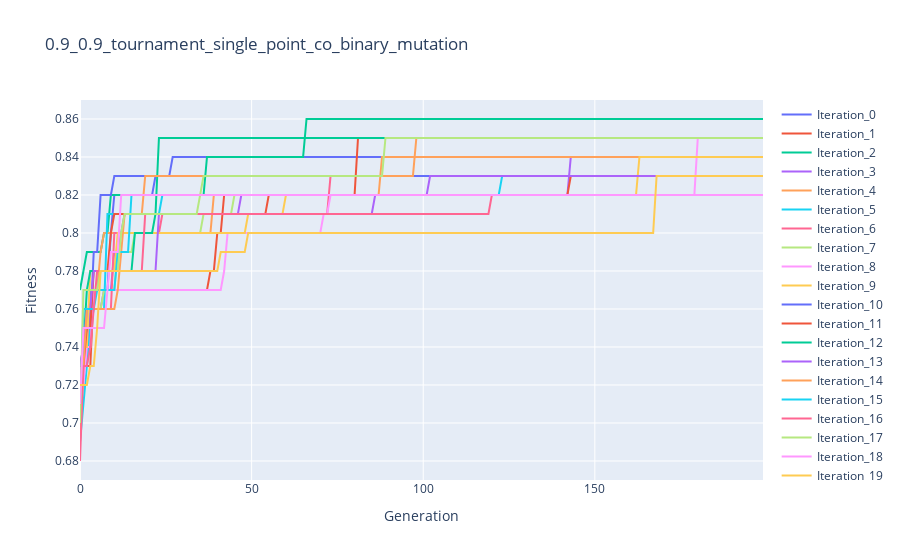
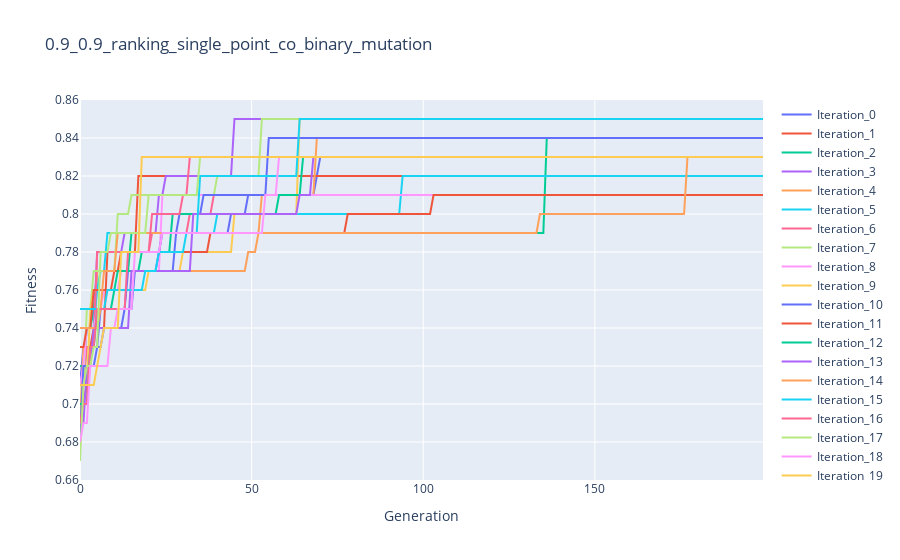
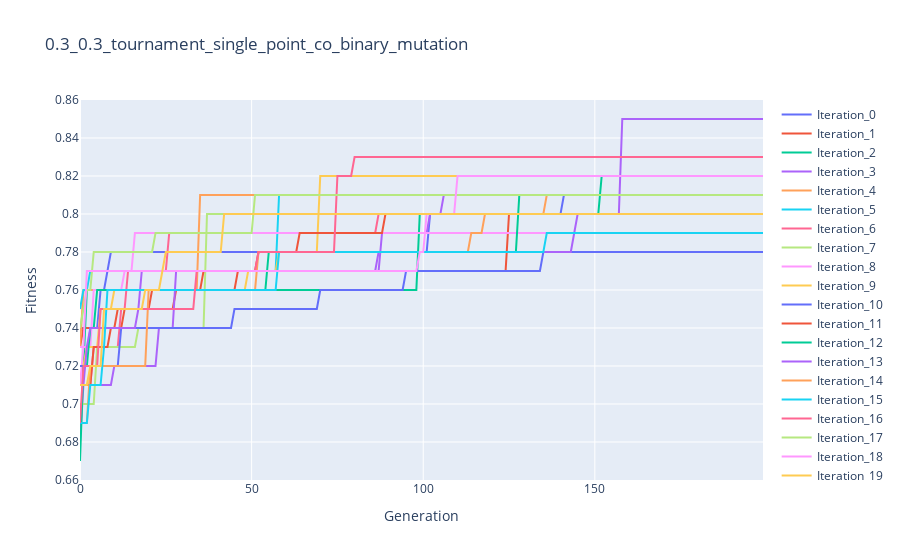
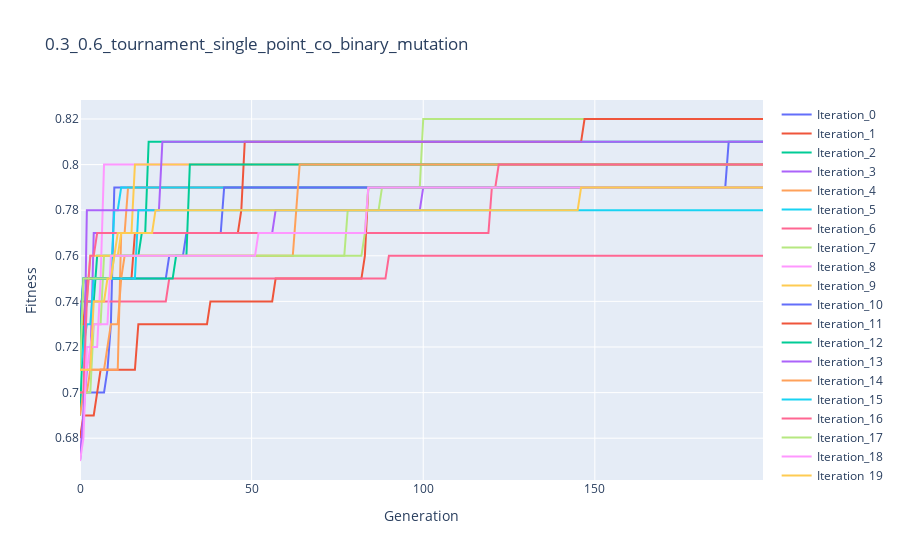

The code cell stored with these charts, in order, in its notebook:
### Code cell
import pandas as pd
import glob
import plotly.graph_objects as go
import numpy as np
import re

path = r'/Users/masha/Desktop/NOVA/Optimization/Project_CIfO/csvs_for_probability' # my path
all_files = glob.glob(path + "/*.csv")

di = dict()

for filename in all_files:
    one_one = pd.read_csv(filename)
    fig = go.Figure()
    for col in one_one.columns[1:]:

        name = re.split("/|\.csv",filename)[-2]     
        fig.add_trace(go.Scatter(x=one_one.index, y=one_one[col],
                        mode='lines',
                        name=col))
    fig.update_layout(
    title=name,
    xaxis_title="Generation",
    yaxis_title="Fitness")




    fig.show()
    #identify mean of the best fitness of the last generation for this combination
    the_mean = np.mean(one_one.iloc[-1].to_list()[1:])
    median_of_df = np.median(one_one.iloc[-1].to_list()[1:])


    a_list = list()
    b_list = list()
    for col in one_one.columns[1:]:
        a_list.append(one_one[col].idxmax())

    first_appearance = np.mean(a_list)
    print(f"The mean of this combination is: {round(the_mean,3)} and the mean of first appearance {first_appearance}")
    di[name] = [round(the_mean,3),round(median_of_df,3),first_appearance,]

### Figure 1 — Plotly figure (JSON) as saved in the notebook; plotly's stock layout.template omitted (floating-point values rounded to 4 significant figures; data arrays with more than 128 entries replaced by an {"elided": "..."} marker saying what was removed)
{"data": [{"mode": "lines", "name": "Iteration_0", "type": "scatter", "x": {"elided": "200 int values"}, "y": {"elided": "200 float values"}}, {"mode": "lines", "name": "Iteration_1", "type": "scatter", "x": {"elided": "200 int values"}, "y": {"elided": "200 float values"}}, {"mode": "lines", "name": "Iteration_2", "type": "scatter", "x": {"elided": "200 int values"}, "y": {"elided": "200 float values"}}, {"mode": "lines", "name": "Iteration_3", "type": "scatter", "x": {"elided": "200 int values"}, "y": {"elided": "200 float values"}}, {"mode": "lines", "name": "Iteration_4", "type": "scatter", "x": {"elided": "200 int values"}, "y": {"elided": "200 float values"}}, {"mode": "lines", "name": "Iteration_5", "type": "scatter", "x": {"elided": "200 int values"}, "y": {"elided": "200 float values"}}, {"mode": "lines", "name": "Iteration_6", "type": "scatter", "x": {"elided": "200 int values"}, "y": {"elided": "200 float values"}}, {"mode": "lines", "name": "Iteration_7", "type": "scatter", "x": {"elided": "200 int values"}, "y": {"elided": "200 float values"}}, {"mode": "lines", "name": "Iteration_8", "type": "scatter", "x": {"elided": "200 int values"}, "y": {"elided": "200 float values"}}, {"mode": "lines", "name": "Iteration_9", "type": "scatter", "x": {"elided": "200 int values"}, "y": {"elided": "200 float values"}}, {"mode": "lines", "name": "Iteration_10", "type": "scatter", "x": {"elided": "200 int values"}, "y": {"elided": "200 float values"}}, {"mode": "lines", "name": "Iteration_11", "type": "scatter", "x": {"elided": "200 int values"}, "y": {"elided": "200 float values"}}, {"mode": "lines", "name": "Iteration_12", "type": "scatter", "x": {"elided": "200 int values"}, "y": {"elided": "200 float values"}}, {"mode": "lines", "name": "Iteration_13", "type": "scatter", "x": {"elided": "200 int values"}, "y": {"elided": "200 float values"}}, {"mode": "lines", "name": "Iteration_14", "type": "scatter", "x": {"elided": "200 int values"}, "y": {"elided": "200 float values"}}, {"mode": "lines", "name": "Iteration_15", "type": "scatter", "x": {"elided": "200 int values"}, "y": {"elided": "200 float values"}}, {"mode": "lines", "name": "Iteration_16", "type": "scatter", "x": {"elided": "200 int values"}, "y": {"elided": "200 float values"}}, {"mode": "lines", "name": "Iteration_17", "type": "scatter", "x": {"elided": "200 int values"}, "y": {"elided": "200 float values"}}, {"mode": "lines", "name": "Iteration_18", "type": "scatter", "x": {"elided": "200 int values"}, "y": {"elided": "200 float values"}}, {"mode": "lines", "name": "Iteration_19", "type": "scatter", "x": {"elided": "200 int values"}, "y": {"elided": "200 float values"}}], "layout": {"title": {"text": "0.9_0.9_tournament_single_point_co_binary_mutation"}, "xaxis": {"title": {"text": "Generation"}}, "yaxis": {"title": {"text": "Fitness"}}}}

### Figure 2 — Plotly figure (JSON) as saved in the notebook; plotly's stock layout.template omitted (floating-point values rounded to 4 significant figures; data arrays with more than 128 entries replaced by an {"elided": "..."} marker saying what was removed)
{"data": [{"mode": "lines", "name": "Iteration_0", "type": "scatter", "x": {"elided": "200 int values"}, "y": {"elided": "200 float values"}}, {"mode": "lines", "name": "Iteration_1", "type": "scatter", "x": {"elided": "200 int values"}, "y": {"elided": "200 float values"}}, {"mode": "lines", "name": "Iteration_2", "type": "scatter", "x": {"elided": "200 int values"}, "y": {"elided": "200 float values"}}, {"mode": "lines", "name": "Iteration_3", "type": "scatter", "x": {"elided": "200 int values"}, "y": {"elided": "200 float values"}}, {"mode": "lines", "name": "Iteration_4", "type": "scatter", "x": {"elided": "200 int values"}, "y": {"elided": "200 float values"}}, {"mode": "lines", "name": "Iteration_5", "type": "scatter", "x": {"elided": "200 int values"}, "y": {"elided": "200 float values"}}, {"mode": "lines", "name": "Iteration_6", "type": "scatter", "x": {"elided": "200 int values"}, "y": {"elided": "200 float values"}}, {"mode": "lines", "name": "Iteration_7", "type": "scatter", "x": {"elided": "200 int values"}, "y": {"elided": "200 float values"}}, {"mode": "lines", "name": "Iteration_8", "type": "scatter", "x": {"elided": "200 int values"}, "y": {"elided": "200 float values"}}, {"mode": "lines", "name": "Iteration_9", "type": "scatter", "x": {"elided": "200 int values"}, "y": {"elided": "200 float values"}}, {"mode": "lines", "name": "Iteration_10", "type": "scatter", "x": {"elided": "200 int values"}, "y": {"elided": "200 float values"}}, {"mode": "lines", "name": "Iteration_11", "type": "scatter", "x": {"elided": "200 int values"}, "y": {"elided": "200 float values"}}, {"mode": "lines", "name": "Iteration_12", "type": "scatter", "x": {"elided": "200 int values"}, "y": {"elided": "200 float values"}}, {"mode": "lines", "name": "Iteration_13", "type": "scatter", "x": {"elided": "200 int values"}, "y": {"elided": "200 float values"}}, {"mode": "lines", "name": "Iteration_14", "type": "scatter", "x": {"elided": "200 int values"}, "y": {"elided": "200 float values"}}, {"mode": "lines", "name": "Iteration_15", "type": "scatter", "x": {"elided": "200 int values"}, "y": {"elided": "200 float values"}}, {"mode": "lines", "name": "Iteration_16", "type": "scatter", "x": {"elided": "200 int values"}, "y": {"elided": "200 float values"}}, {"mode": "lines", "name": "Iteration_17", "type": "scatter", "x": {"elided": "200 int values"}, "y": {"elided": "200 float values"}}, {"mode": "lines", "name": "Iteration_18", "type": "scatter", "x": {"elided": "200 int values"}, "y": {"elided": "200 float values"}}, {"mode": "lines", "name": "Iteration_19", "type": "scatter", "x": {"elided": "200 int values"}, "y": {"elided": "200 float values"}}], "layout": {"title": {"text": "0.9_0.9_ranking_single_point_co_binary_mutation"}, "xaxis": {"title": {"text": "Generation"}}, "yaxis": {"title": {"text": "Fitness"}}}}

### Figure 3 — Plotly figure (JSON) as saved in the notebook; plotly's stock layout.template omitted (floating-point values rounded to 4 significant figures; data arrays with more than 128 entries replaced by an {"elided": "..."} marker saying what was removed)
{"data": [{"mode": "lines", "name": "Iteration_0", "type": "scatter", "x": {"elided": "200 int values"}, "y": {"elided": "200 float values"}}, {"mode": "lines", "name": "Iteration_1", "type": "scatter", "x": {"elided": "200 int values"}, "y": {"elided": "200 float values"}}, {"mode": "lines", "name": "Iteration_2", "type": "scatter", "x": {"elided": "200 int values"}, "y": {"elided": "200 float values"}}, {"mode": "lines", "name": "Iteration_3", "type": "scatter", "x": {"elided": "200 int values"}, "y": {"elided": "200 float values"}}, {"mode": "lines", "name": "Iteration_4", "type": "scatter", "x": {"elided": "200 int values"}, "y": {"elided": "200 float values"}}, {"mode": "lines", "name": "Iteration_5", "type": "scatter", "x": {"elided": "200 int values"}, "y": {"elided": "200 float values"}}, {"mode": "lines", "name": "Iteration_6", "type": "scatter", "x": {"elided": "200 int values"}, "y": {"elided": "200 float values"}}, {"mode": "lines", "name": "Iteration_7", "type": "scatter", "x": {"elided": "200 int values"}, "y": {"elided": "200 float values"}}, {"mode": "lines", "name": "Iteration_8", "type": "scatter", "x": {"elided": "200 int values"}, "y": {"elided": "200 float values"}}, {"mode": "lines", "name": "Iteration_9", "type": "scatter", "x": {"elided": "200 int values"}, "y": {"elided": "200 float values"}}, {"mode": "lines", "name": "Iteration_10", "type": "scatter", "x": {"elided": "200 int values"}, "y": {"elided": "200 float values"}}, {"mode": "lines", "name": "Iteration_11", "type": "scatter", "x": {"elided": "200 int values"}, "y": {"elided": "200 float values"}}, {"mode": "lines", "name": "Iteration_12", "type": "scatter", "x": {"elided": "200 int values"}, "y": {"elided": "200 float values"}}, {"mode": "lines", "name": "Iteration_13", "type": "scatter", "x": {"elided": "200 int values"}, "y": {"elided": "200 float values"}}, {"mode": "lines", "name": "Iteration_14", "type": "scatter", "x": {"elided": "200 int values"}, "y": {"elided": "200 float values"}}, {"mode": "lines", "name": "Iteration_15", "type": "scatter", "x": {"elided": "200 int values"}, "y": {"elided": "200 float values"}}, {"mode": "lines", "name": "Iteration_16", "type": "scatter", "x": {"elided": "200 int values"}, "y": {"elided": "200 float values"}}, {"mode": "lines", "name": "Iteration_17", "type": "scatter", "x": {"elided": "200 int values"}, "y": {"elided": "200 float values"}}, {"mode": "lines", "name": "Iteration_18", "type": "scatter", "x": {"elided": "200 int values"}, "y": {"elided": "200 float values"}}, {"mode": "lines", "name": "Iteration_19", "type": "scatter", "x": {"elided": "200 int values"}, "y": {"elided": "200 float values"}}], "layout": {"title": {"text": "0.3_0.3_tournament_single_point_co_binary_mutation"}, "xaxis": {"title": {"text": "Generation"}}, "yaxis": {"title": {"text": "Fitness"}}}}

### Figure 4 — Plotly figure (JSON) as saved in the notebook; plotly's stock layout.template omitted (floating-point values rounded to 4 significant figures; data arrays with more than 128 entries replaced by an {"elided": "..."} marker saying what was removed)
{"data": [{"mode": "lines", "name": "Iteration_0", "type": "scatter", "x": {"elided": "200 int values"}, "y": {"elided": "200 float values"}}, {"mode": "lines", "name": "Iteration_1", "type": "scatter", "x": {"elided": "200 int values"}, "y": {"elided": "200 float values"}}, {"mode": "lines", "name": "Iteration_2", "type": "scatter", "x": {"elided": "200 int values"}, "y": {"elided": "200 float values"}}, {"mode": "lines", "name": "Iteration_3", "type": "scatter", "x": {"elided": "200 int values"}, "y": {"elided": "200 float values"}}, {"mode": "lines", "name": "Iteration_4", "type": "scatter", "x": {"elided": "200 int values"}, "y": {"elided": "200 float values"}}, {"mode": "lines", "name": "Iteration_5", "type": "scatter", "x": {"elided": "200 int values"}, "y": {"elided": "200 float values"}}, {"mode": "lines", "name": "Iteration_6", "type": "scatter", "x": {"elided": "200 int values"}, "y": {"elided": "200 float values"}}, {"mode": "lines", "name": "Iteration_7", "type": "scatter", "x": {"elided": "200 int values"}, "y": {"elided": "200 float values"}}, {"mode": "lines", "name": "Iteration_8", "type": "scatter", "x": {"elided": "200 int values"}, "y": {"elided": "200 float values"}}, {"mode": "lines", "name": "Iteration_9", "type": "scatter", "x": {"elided": "200 int values"}, "y": {"elided": "200 float values"}}, {"mode": "lines", "name": "Iteration_10", "type": "scatter", "x": {"elided": "200 int values"}, "y": {"elided": "200 float values"}}, {"mode": "lines", "name": "Iteration_11", "type": "scatter", "x": {"elided": "200 int values"}, "y": {"elided": "200 float values"}}, {"mode": "lines", "name": "Iteration_12", "type": "scatter", "x": {"elided": "200 int values"}, "y": {"elided": "200 float values"}}, {"mode": "lines", "name": "Iteration_13", "type": "scatter", "x": {"elided": "200 int values"}, "y": {"elided": "200 float values"}}, {"mode": "lines", "name": "Iteration_14", "type": "scatter", "x": {"elided": "200 int values"}, "y": {"elided": "200 float values"}}, {"mode": "lines", "name": "Iteration_15", "type": "scatter", "x": {"elided": "200 int values"}, "y": {"elided": "200 float values"}}, {"mode": "lines", "name": "Iteration_16", "type": "scatter", "x": {"elided": "200 int values"}, "y": {"elided": "200 float values"}}, {"mode": "lines", "name": "Iteration_17", "type": "scatter", "x": {"elided": "200 int values"}, "y": {"elided": "200 float values"}}, {"mode": "lines", "name": "Iteration_18", "type": "scatter", "x": {"elided": "200 int values"}, "y": {"elided": "200 float values"}}, {"mode": "lines", "name": "Iteration_19", "type": "scatter", "x": {"elided": "200 int values"}, "y": {"elided": "200 float values"}}], "layout": {"title": {"text": "0.3_0.6_tournament_single_point_co_binary_mutation"}, "xaxis": {"title": {"text": "Generation"}}, "yaxis": {"title": {"text": "Fitness"}}}}
